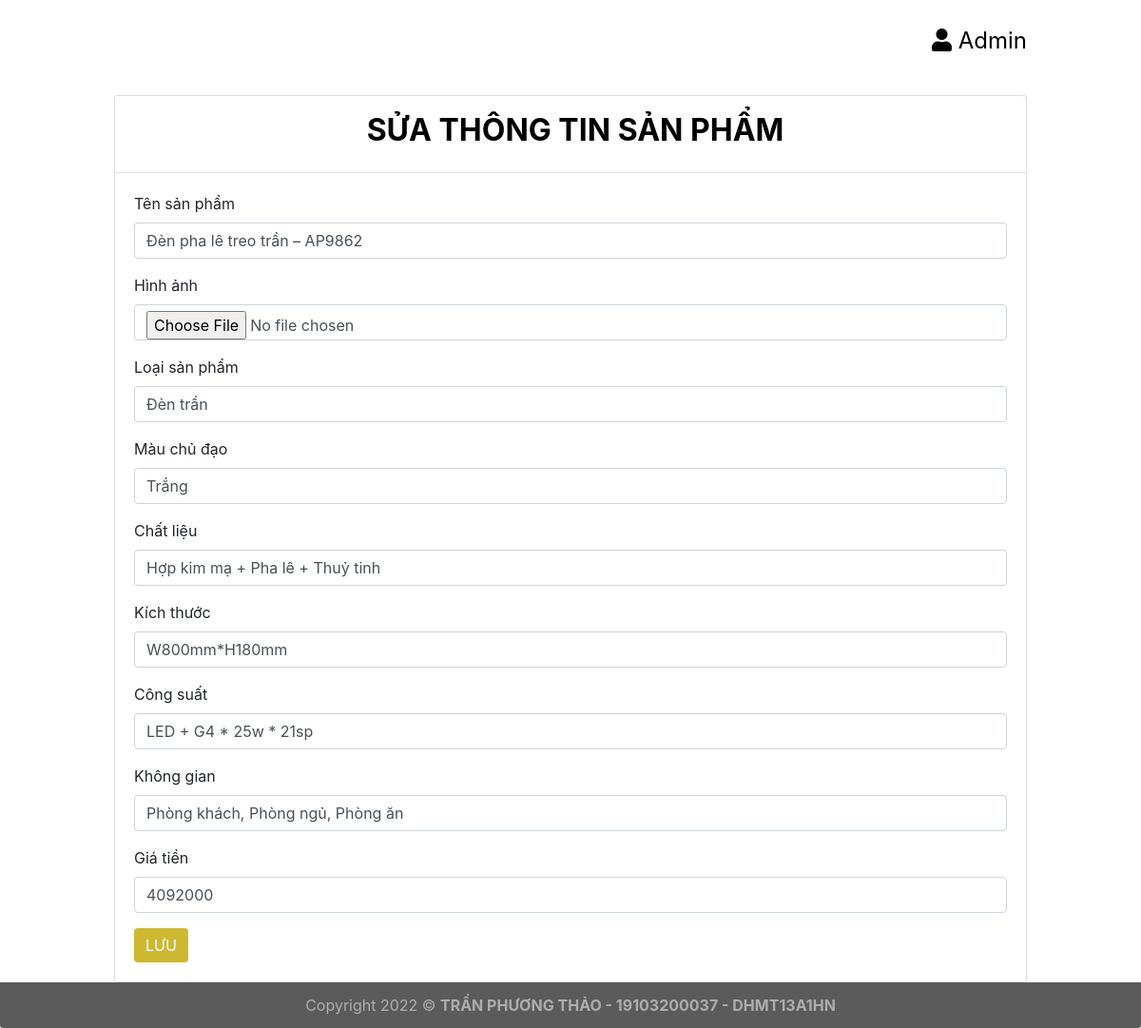
Page /index.php?page=sua&id=1 on the committed database.
### tables this page shows
CREATE TABLE `sanpham` (
  `masp` int(5) NOT NULL,
  `tensp` varchar(50) DEFAULT NULL,
  `hinhanh` varchar(200) DEFAULT NULL,
  `loaisp` varchar(30) DEFAULT NULL,
  `mauchudao` varchar(30) DEFAULT NULL,
  `chatlieu` varchar(50) DEFAULT NULL,
  `kichthuoc` varchar(50) DEFAULT NULL,
  `congsuat` varchar(30) DEFAULT NULL,
  `khonggian` varchar(50) DEFAULT NULL,
  `gia` int(11) DEFAULT NULL
);

### sanpham/sua.php (the view, shortened to what this page needs)
<?php
$masp = $_GET['id'];
$sql_update = "SELECT * FROM sanpham WHERE masp = $masp";
$query_update = mysqli_query($connect, $sql_update);
$sanpham = mysqli_fetch_assoc($query_update);
?>
<div class="container-fluid">
    <div class="card">
        <div class="card-header">
            <h2>Sửa thông tin sản phẩm</h2>
        </div>
        <div class="card-body">
            <form action="" method="post" enctype="multipart/form-data">
                <div class="form-group">
                    <label for="">Tên sản phẩm</label>
                    <input type="text" name="tensp" class="form-control" required value="<?php echo $sanpham['tensp']; ?>">
                </div>
                <div class="form-group">
                    <label for="">Hình ảnh</label>
                    <input type="file" name="hinhanh" class="form-control" value="<?php echo $sanpham['hinhanh']; ?>">
                </div>
                <div class="form-group">
                    <label for="">Loại sản phẩm</label>
                    <input type="text" name="loaisp" class="form-control" required value="<?php echo $sanpham['loaisp']; ?>">
                </div>
                <div class="form-group">
                    <label for="">Màu chủ đạo</label>
                    <input type="text" name="mauchudao" class="form-control" required value="<?php echo $sanpham['mauchudao']; ?>">
                </div>
                <div class="form-group">
                    <label for="">Chất liệu</label>
                    <input type="text" name="chatlieu" class="form-control" required value="<?php echo $sanpham['chatlieu']; ?>">
                </div>
                <div class="form-group">
                    <label for="">Kích thước</label>
                    <input type="text" name="kichthuoc" class="form-control" required value="<?php echo $sanpham['kichthuoc']; ?>">
                </div>
                <div class="form-group">
                    <label for="">Công suất</label>
                    <input type="text" name="congsuat" class="form-control" required value="<?php echo $sanpham['congsuat']; ?>">
                </div>
                <div class="form-group">
                    <label for="">Không gian</label>
                    <input type="text" name="khonggian" class="form-control" value="<?php echo $sanpham['khonggian']; ?>">
                </div>
                <div class="form-group">
                    <label for="">Giá tiền</label>
                    <input type="number" name="gia" class="form-control" required value="<?php echo $sanpham['gia']; ?>">
                </div>
                <button type="submit" name="sbm" class="btn btn-primary">LƯU</button>
            </form>
        </div>
    </div>
</div>

### css/index.css (style rules this page uses)
.card-body { min-height: 74vh; }
h3.title, h2 { font-weight: 700; display: inline-block; color: #000; padding: 5px 0; padding-left: 10px; text-transform: uppercase; }
div.container-fluid { padding: 0; }
.card-header { background-color: #fff; text-align: center; }
.btn-primary { background-color: #ceb831; border: #ceb831; }

### rows in the picture
sanpham: tensp "Đèn pha lê treo trần – AP9862", loaisp "Đèn trần", mauchudao "Trắng", chatlieu "Hợp kim mạ + Pha lê + Thuỷ tinh", kichthuoc "W800mm*H180mm", congsuat "LED + G4 * 25w * 21sp", khonggian "Phòng khách, Phòng ngủ, Phòng ăn", gia "4092000"
